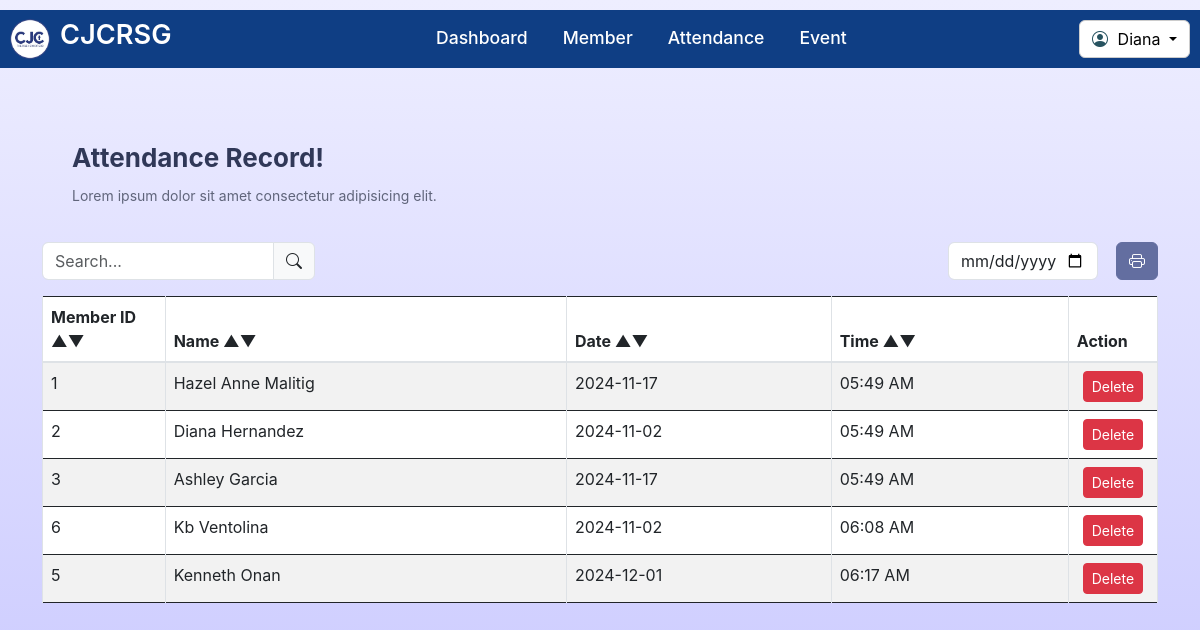
The app's page /record.php?id=2 with its own data.
### tables this page shows
CREATE TABLE `member` (
  `memberID` int(11) NOT NULL,
  `name` varchar(100) NOT NULL,
  `status` varchar(50) NOT NULL,
  `dateCreated` timestamp NOT NULL DEFAULT current_timestamp(),
  `lastUpdated` timestamp NOT NULL DEFAULT current_timestamp() ON UPDATE current_timestamp()
);

CREATE TABLE `attendance` (
  `atten_id` int(11) NOT NULL,
  `memberID` int(11) NOT NULL,
  `date` timestamp NOT NULL DEFAULT current_timestamp()
);

### record.php (the view, shortened to what this page needs)
<?php
include 'api/login.php';
$conn = new mysqli($servername, $username, $password, $dbname);
$id = isset($_GET['id']) ? (int)$_GET['id'] : 0;
$memberName = 'User';
$sql = "SELECT name FROM member WHERE memberID = ?";
$stmt = $conn->prepare($sql);
$stmt->bind_param("i", $id);
$stmt->execute();
$stmt->store_result();
if ($stmt->num_rows > 0) {
    $stmt->bind_result($fullName);
    $memberName = explode(' ', $fullName)[0];
}
?>
<!DOCTYPE html>
<html lang="en">
  <head>
    <link rel="stylesheet" href="css/record.css" />
    <link rel="stylesheet" href="https://cdn.jsdelivr.net/npm/bootstrap@4.0.0/dist/css/bootstrap.min.css">
    <link rel="stylesheet" href="https://cdnjs.cloudflare.com/ajax/libs/font-awesome/5.15.2/css/all.min.css"/>
  <link href="https://cdn.jsdelivr.net/npm/bootstrap@5.3.0-alpha1/dist/css/bootstrap.min.css" rel="stylesheet">
  <link href="https://cdn.jsdelivr.net/npm/datatables@1.11.5/css/jquery.dataTables.min.css" rel="stylesheet">
  <link href="https://cdn.jsdelivr.net/npm/bootstrap-icons/font/bootstrap-icons.css" rel="stylesheet">
  </head>
  <body>
    <header>
      <nav class="navbar">
          <a href="#" class="logo">
              <img src="images/logo.png" alt="logo">
              <h2>CJCRSG</h2>
          </a>
          <ul class="links">
              <li><a  href="dashboard.php?id=<?php echo $_GET['id']; ?>">Dashboard</a></li>
              <li><a  href="member.php?id=<?php echo $_GET['id']; ?>">Member</a></li>
              <li><a  href="record.php?id=<?php echo $_GET['id']; ?>">Attendance</a></li>
              <li><a  href="event.php?id=<?php echo $_GET['id']; ?>">Event</a></li>
          </ul>
        <div class="dropdown">
        <button
            class="btn dropdown-toggle"
            type="button"
            id="userDropdown"
            data-bs-toggle="dropdown"
            aria-expanded="false"
            style="background-color: white; color: black; border: 1px solid #ccc;"
        >
            <i class="bi bi-person-circle" style="color: #275360; margin-right: 5px;"></i>
            <?php echo htmlspecialchars($memberName); ?>
        </button>
    </div>
      </nav>
  </header>
    <div class="container mt-1">
<div class="container-wrapper">
<div class="admin-container">
  <label class="admin-greeting">Attendance Record!</label>
  <label class="admin-description">Lorem ipsum dolor sit amet consectetur adipisicing elit.</label>
</div>
</div>
<div class="row mb-3 align-items-center">
    <div class="col-md-6">
        <div class="input-group w-50">
            <input type="text" id="searchInput" class="form-control" placeholder="Search...">
            <span class="input-group-text"><i class="bi bi-search"></i></span>
        </div>
    </div>
    <div class="col-md-6 d-flex justify-content-end align-items-center">
    <input type="date" id="dateFilter" class="form-control" style="width: 150px; margin-right: 10px;">
        <button id="printButton" class="btn btn-outline-secondary ms-2" style="background-color: #636EA0; color: white; border-color: #636EA0;">
            <i class="bi bi-printer"></i>
        </button>
    </div>
</div>
<?php
$servername = "localhost";
$username = "root";
$password = "";
$dbname = "cjcrsg";
$conn = new mysqli($servername, $username, $password, $dbname);
$sql = "
SELECT
    a.atten_id AS id,
    m.memberID,
    m.name,
    DATE_FORMAT(a.date, '%b %d, %Y') AS formatted_date,
    DATE_FORMAT(a.date, '%h:%i %p') AS formatted_time
FROM
    attendance a
JOIN
    member m
ON
    a.memberID = m.memberID
";
$result = $conn->query($sql);
$combinedData = [];
if ($result->num_rows > 0) {
    while ($row = $result->fetch_assoc()) {
        $combinedData[] = $row;
    }
}
?>
<div class="table-responsive">
    <table class="table table-striped table-bordered" id="dataTable">
    <thead class="table-black">
    <tr>
        <th scope="col" style="width: 11%;" data-sort="name">Member ID
            <span class="sort-icon">&#9650;&#9660;</span>
        </th>
        <th scope="col" data-sort="name">Name
            <span class="sort-icon">&#9650;&#9660;</span>
        </th>
        <th scope="col" data-sort="date">Date
            <span class="sort-icon">&#9650;&#9660;</span>
        </th>
        <th scope="col" data-sort="time">Time
            <span class="sort-icon">&#9650;&#9660;</span>
        </th>
        <th scope="col" style="width: 8%;">Action</th>
    </tr>
</thead>
<tbody>
    <?php
    foreach ($combinedData as $row) {
        $rowDate = date('Y-m-d', strtotime($row['formatted_date']));
        $rowTime = $row['formatted_time'];
        echo "<tr data-date='" . $rowDate . "'>";
        echo "<td>" . htmlspecialchars($row['memberID']) . "</td>";
        echo "<td>" . htmlspecialchars($row['name']) . "</td>";
        echo "<td>" . htmlspecialchars($rowDate) . "</td>";
        echo "<td>" . htmlspecialchars($rowTime) . "</td>";
        echo "<td style='width: 8%; text-align: center;'>
    <button class='btn btn-danger btn-sm delete-btn' data-id='" . $row['id'] . "'>Delete</button>
              </td>";
        echo "</tr>";
    }
    ?>
</tbody>
    </table>
</div>
</div>
  </body>
</html>

### css/record.css (style rules this page uses)
* { margin: 0; padding: 0; box-sizing: border-box; font-family: "Inter", sans-serif; }
body { width: 100%; min-height: 100vh; background: linear-gradient(#eeeeff, #c8c7ff); }
header { background: #0f3e84; position: sticky; width: 100%; margin-top: 10px; top: 0; left: 0; z-index: 1; padding: 0 10px; }
.navbar { display: flex; padding: 22px 0; align-items: center; max-width: 1200px; margin: 0 auto; justify-content: space-between; }
.navbar .logo { gap: 10px; display: flex; align-items: center; text-decoration: none; }
.navbar .logo img { width: 40px; border-radius: 50%; }
.navbar .logo h2 { color: #fff; font-weight: 600; font-size: 1.7rem; }
.navbar .links { display: flex; gap: 35px; list-style: none; align-items: center; }
.navbar .links a { color: #fff; font-size: 1.1rem; font-weight: 500; text-decoration: none; transition: 0.1s ease; position: relative; top: 7px; }
footer .content p, a { color: #fff; }
.admin-container { text-align: left; margin-top: 20px; margin-left: 10x; padding-top: 30px; padding-right: 300px; }
.admin-greeting { font-size: 30px; font-weight: bold; color: #303858; margin-bottom: 8px; display: block; }
.admin-description { font-size: 14px; color: #60657b; margin-bottom: 16px; display: block; }
.container-wrapper { display: flex; gap: 4px; justify-content: flex-start; align-items: flex-start; margin: 30px auto; padding: 0 15px; flex-wrap: wrap; box-sizing: border-box; }
@media (min-width: 991px) and (max-width: 1399px) { .admin-container { text-align: left; margin-top: 20px; margin-left: 10px; padding-top: 30px; padding-right: 10px; } }
@media (min-width: 991px) and (max-width: 1399px) { .container-wrapper { display: flex; gap: 10px; justify-content: flex-start; align-items: flex-start; margin: 20px auto; padding: 0 20px; flex-wrap: wrap; box-sizing: border-box; } }
.admin-greeting { font-size: 26px; }
.admin-description { font-size: 14px; }

### records on screen
member: name "Diana"
attendance: memberID.memberID "1", memberID.name "Hazel Anne Malitig", rowDate "2024-11-17", rowTime "05:49 AM"
attendance: memberID.memberID "2", memberID.name "Diana Hernandez", rowDate "2024-11-02", rowTime "05:49 AM"
attendance: memberID.memberID "3", memberID.name "Ashley Garcia", rowDate "2024-11-17", rowTime "05:49 AM"
attendance: memberID.memberID "6", memberID.name "Kb Ventolina", rowDate "2024-11-02", rowTime "06:08 AM"
attendance: memberID.memberID "5", memberID.name "Kenneth Onan", rowDate "2024-12-01", rowTime "06:17 AM"
